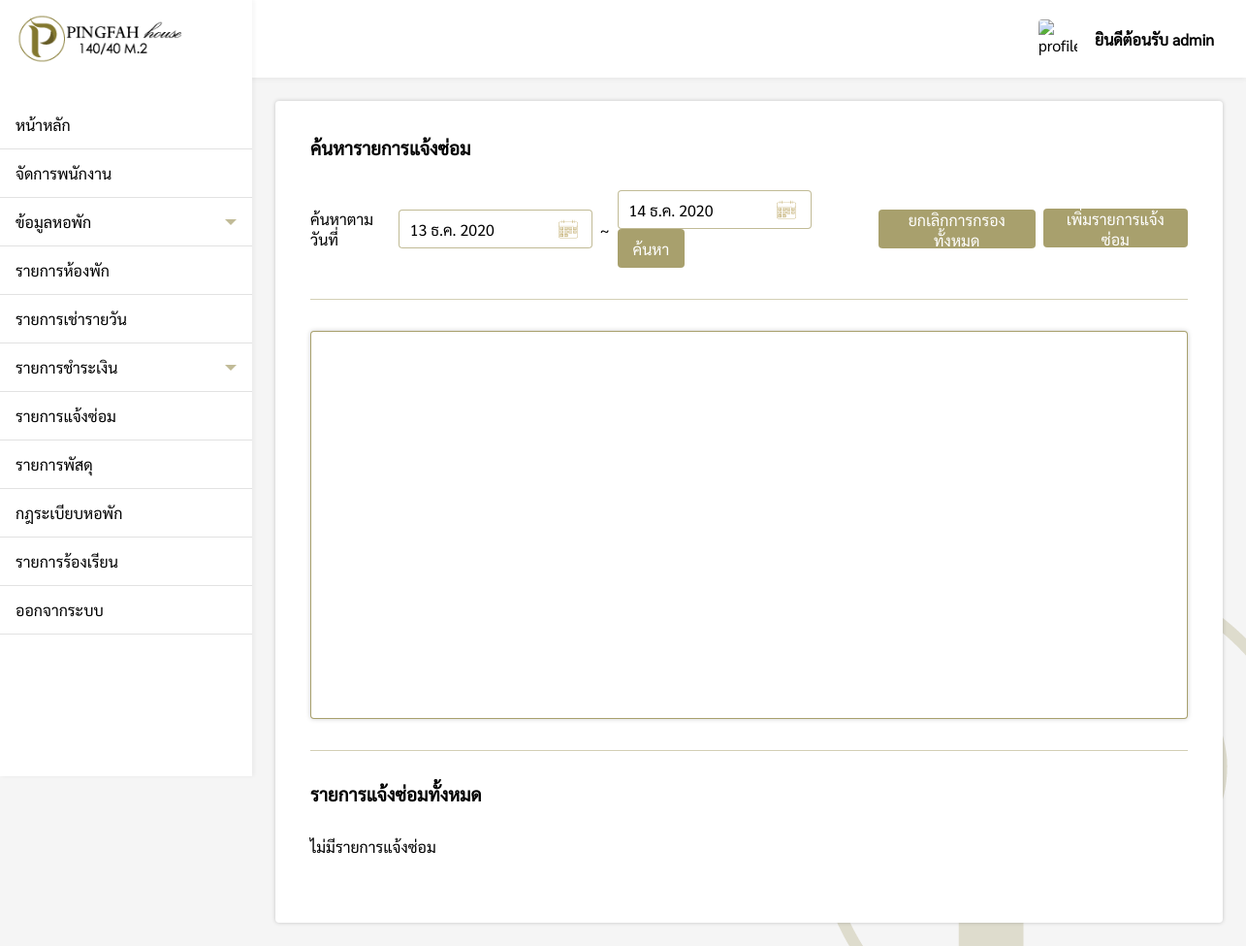
Page /pages/admin/repair/repairReport.php (signed in) on the earlier database version.
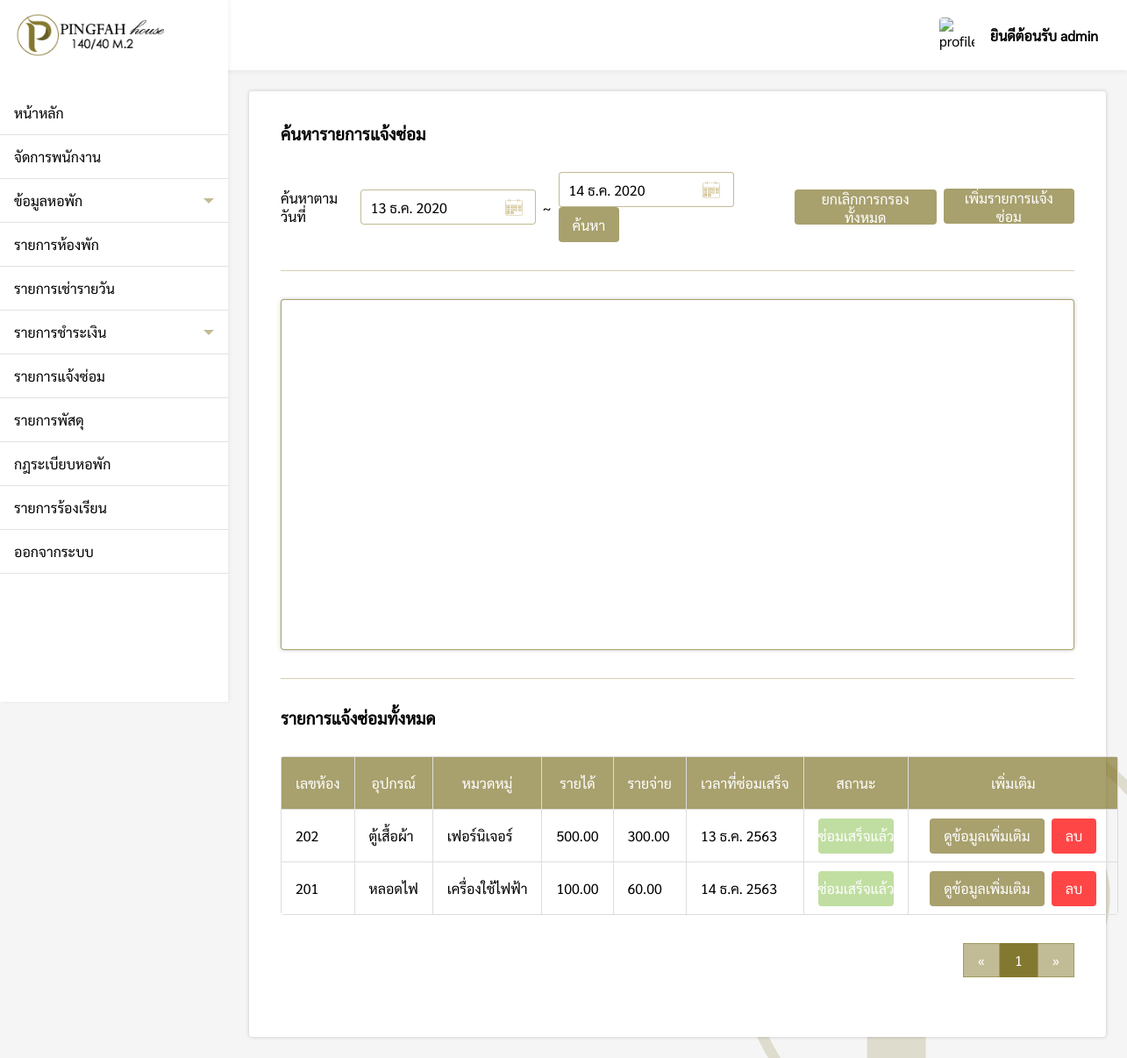
Same page on the later database version.
### tables this page shows
CREATE TABLE `repair` (
  `repair_id` int(11) NOT NULL,
  `room_id` varchar(200) NOT NULL,
  `repair_appliance` varchar(200) NOT NULL,
  `repair_category` varchar(200) NOT NULL,
  `repair_detail` varchar(200) NOT NULL,
  `repair_date` varchar(200) NOT NULL,
  `repair_successdate` varchar(200) NOT NULL,
  `repair_status` varchar(200) NOT NULL,
  `repair_income` float(100,2) NOT NULL,
  `repair_expenses` float(100,2) NOT NULL
);

### pages/admin/repair/repairReport.php (the view, shortened to what the changed rows need)
<?php
if($_SESSION["level"] == "admin"){
    include("../../connection.php");
    include("../../../components/sidebar.php");
    $from = @$_REQUEST['from'];
    $to = @$_REQUEST['to'];
    function DateThai($strDate)
    {
        $strYear = date("Y",strtotime($strDate))+543;
        $strMonth= date("n",strtotime($strDate));
        $strDay= date("j",strtotime($strDate));
        $strMonthCut = Array("","ม.ค.","ก.พ.","มี.ค.","เม.ย.","พ.ค.","มิ.ย.","ก.ค.","ส.ค.","ก.ย.","ต.ค.","พ.ย.","ธ.ค.");
        $strMonthThai=$strMonthCut[$strMonth];
        return "$strDay $strMonthThai $strYear";
    }
?>
<!DOCTYPE html>
<html lang="en">
<head>
    <link rel="stylesheet" href="../../../css/repairReport.css">
    <link rel="stylesheet" href="../../../css/my-style.css">
</head>
<body>
    <div class="box">
        <div style="padding:24px;">
            <div class="repairReport-box">
                <div>
                    <div class="card">
                        <div id="columnchart_material1" class="chart"></div>
                    </div>
                    <div class="hr"></div>
                    <h3>รายการแจ้งซ่อมทั้งหมด</h3>
                    <?php
                    $perpage = 5;
                    if(isset($_GET['page'])){
                        $page = $_GET['page'];
                    }else{
                        $page = 1;
                    }
                    $start = ($page - 1) * $perpage;
                    if(isset($from) && isset($to)){
                        $sql = "SELECT * FROM repair WHERE (repair_successdate BETWEEN '$from' AND '$to') AND repair_status = 'ซ่อมเสร็จแล้ว' ORDER BY repair_date";
                    }else{
                        $sql = "SELECT * FROM repair WHERE repair_status = 'ซ่อมเสร็จแล้ว' ORDER BY repair_date LIMIT {$start} , {$perpage} ";
                    }
                        $result = $conn->query($sql);
                        if ($result->num_rows > 0) {
                ?>
                    <table>
                        <tr>
                            <th>เลขห้อง</th>
                            <th>อุปกรณ์</th>
                            <th>หมวดหมู่</th>
                            <th>รายได้</th>
                            <th>รายจ่าย</th>
                            <th>เวลาที่ซ่อมเสร็จ</th>
                            <th>สถานะ</th>
                            <th>เพิ่มเติม</th>
                        </tr>
                        <?php while($row = $result->fetch_assoc()){ ?>
                        <tr>
                            <td><?php echo $row['room_id']; ?></td>
                            <td><?php echo $row['repair_appliance']; ?></td>
                            <td><?php echo $row['repair_category']; ?></td>
                            <td><?php echo $row['repair_income']; ?></td>
                            <td><?php echo $row['repair_expenses']; ?></td>
                            <td><?php echo DateThai($row['repair_successdate']); ?></td>
                            <td>
                                <div class="success-status">
                                    <p><?php echo $row['repair_status']; ?></p>
                                </div>
                            </td>
                            <td>
                                <div class="flex-more">
                                    <a
                                        href="../repair/repairDetail.php?room_id=<?php echo $row['room_id'];?>&repairappliance=<?php echo $row['repair_appliance'];?>&repaircategory=<?php echo $row['repair_category'];?>&repairdate=<?php echo $row['repair_date'];?>"><button>ดูข้อมูลเพิ่มเติม</button></a>
                                    <button class="del-btn"
                                        onclick="repair_del(<?php echo "'".$row['room_id']."','".$row['repair_appliance']."','".$row['repair_category']."','".$row['repair_date']."'"?>)">ลบ</button>
                                </div>
                            </td>
                        </tr>
                        <?php } ?>
                    </table>
                    <?php
                    $sql2 = "SELECT * FROM repair";
                    $query2 = mysqli_query($conn, $sql2);
                    $total_record = mysqli_num_rows($query2);
                    $total_page = ceil($total_record / $perpage);
                    ?>
                    <div style="display:flex;justify-content:flex-end">
                        <div class="pagination">
                            <?php
                            if(isset($from) && isset($to) && !isset($check)){
                            ?>
                            <a
                                href="repairReport.php?from=<?php echo $from; ?>&to=<?php echo $to; ?>&page=1">&laquo;</a>
                            <?php for($i=1;$i<=$total_page;$i++){ ?>
                            <a href="repairReport.php?from=<?php echo $from; ?>&to=<?php echo $to; ?>&page=<?php echo $i; ?>"
                                <?php if($page == $i){ echo "style='background-color: rgb(131, 120, 47, 1);color:#fff;'"; }?>><?php echo $i; ?></a>
                            <?php } ?>
                            <a
                                href="repairReport.php?from=<?php echo $from; ?>&to=<?php echo $to; ?>&page=<?php echo $total_page; ?>">&raquo;</a>
                            <?php
                            }else{
                            ?>
                            <a href="repairReport.php?page=1">&laquo;</a>
                            <?php for($i=1;$i<=$total_page;$i++){ ?>
                            <a href="repairReport.php?page=<?php echo $i; ?>"
                                <?php if($page == $i){ echo "style='background-color: rgb(131, 120, 47, 1);color:#fff;'"; }?>><?php echo $i; ?></a>
                            <?php } ?>
                            <a href="repairReport.php?page=<?php echo $total_page; ?>">&raquo;</a>
                            <?php } ?>
                        </div>
                    </div>
                    <?php
                    }else{
                        echo "<div style='margin:32px 0'>ไม่มีรายการแจ้งซ่อม</div>";
                    }
                    ?>
                </div>
            </div>
        </div>
    </div>
</body>
</html>
<?php
}else{
    header("Location : ../../login.php");
}

Differences in the rows shown:
now on this page (row edited): repair: room "202", repair_appliance "ตู้เสื้อผ้า", repair_category "เฟอร์นิเจอร์", repair_income "500.00", repair_expenses "300.00", repair_successdate "13 ธ.ค. 2563", repair_status "ซ่อมเสร็จแล้ว"
now on this page (row edited): repair: room "201", repair_appliance "หลอดไฟ", repair_category "เครื่องใช้ไฟฟ้า", repair_income "100.00", repair_expenses "60.00", repair_successdate "14 ธ.ค. 2563", repair_status "ซ่อมเสร็จแล้ว"
Other differences:
text no longer shown: "ไม่มีรายการแจ้งซ่อม"
text now shown: "เลขห้อง อุปกรณ์ หมวดหมู่ รายได้ รายจ่าย เวลาที่ซ่อมเสร็จ สถานะ เพิ่มเติม « »"
new list line: "1"
